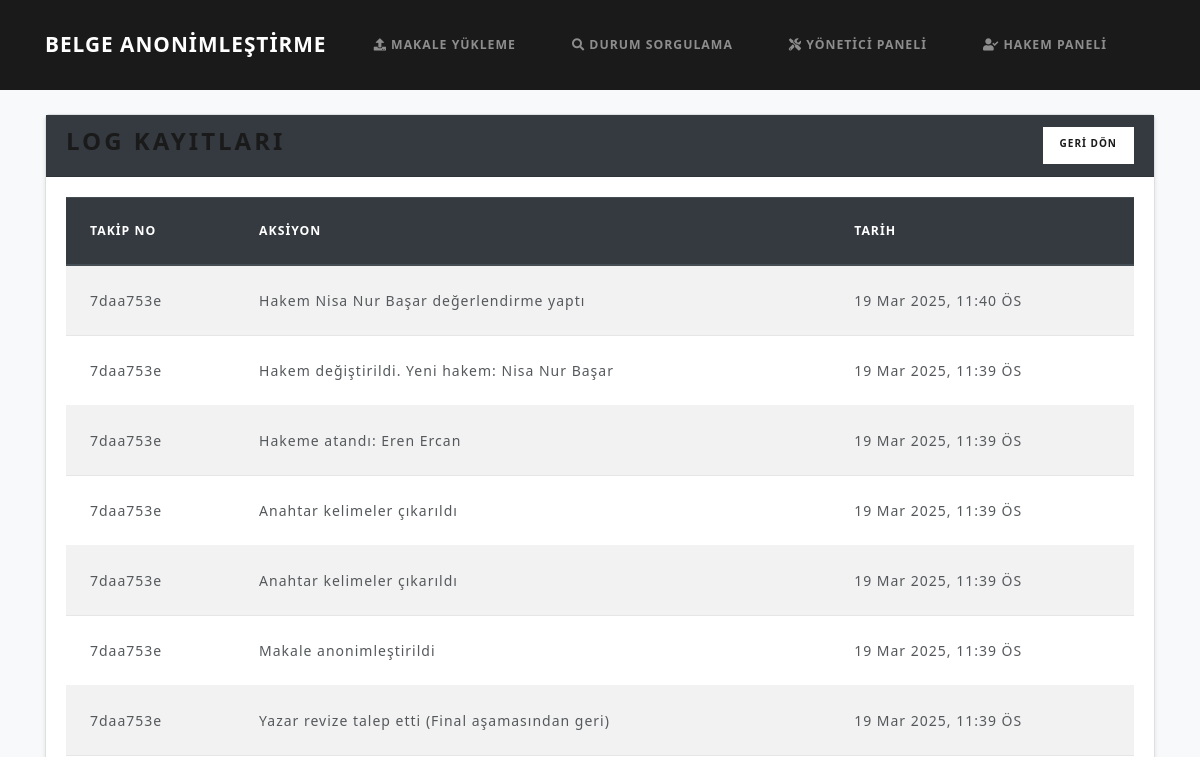
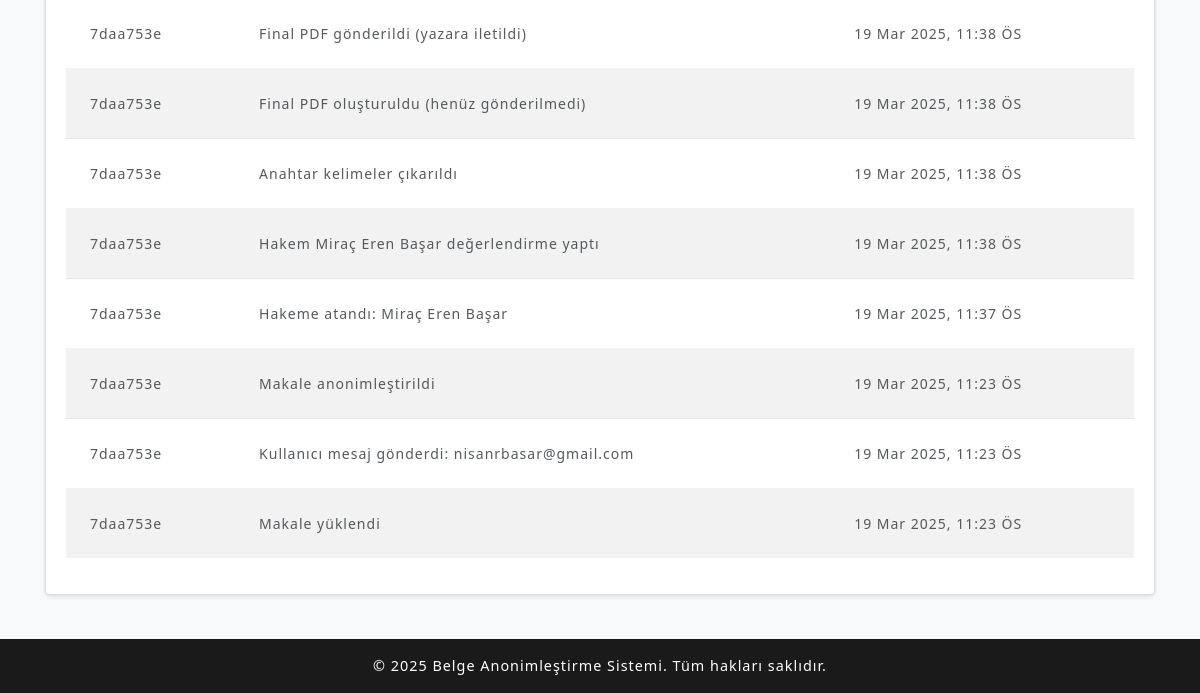
The app's page /makalesistemi/yonetici/logs/, older data (2 pictures, top to bottom).
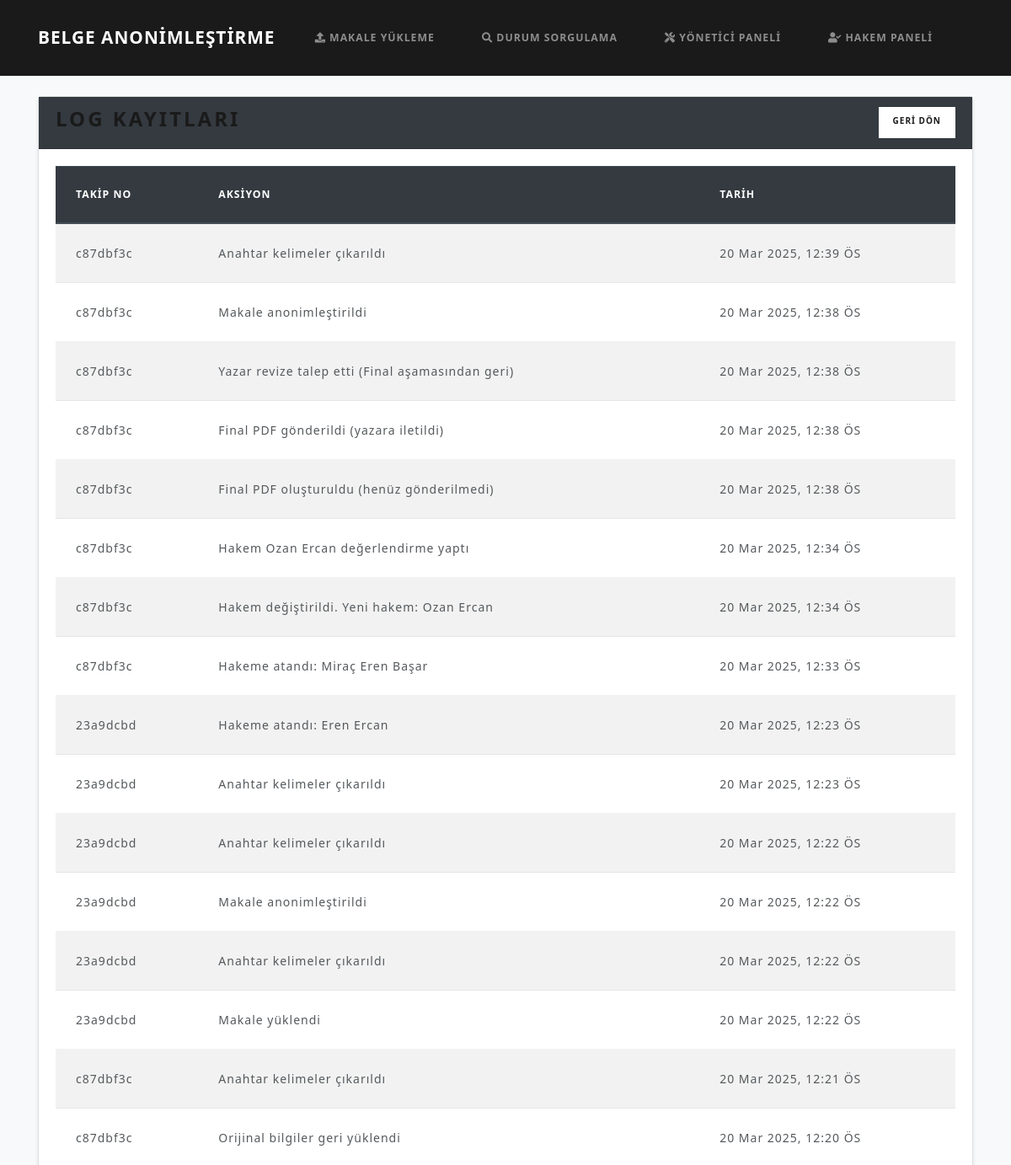
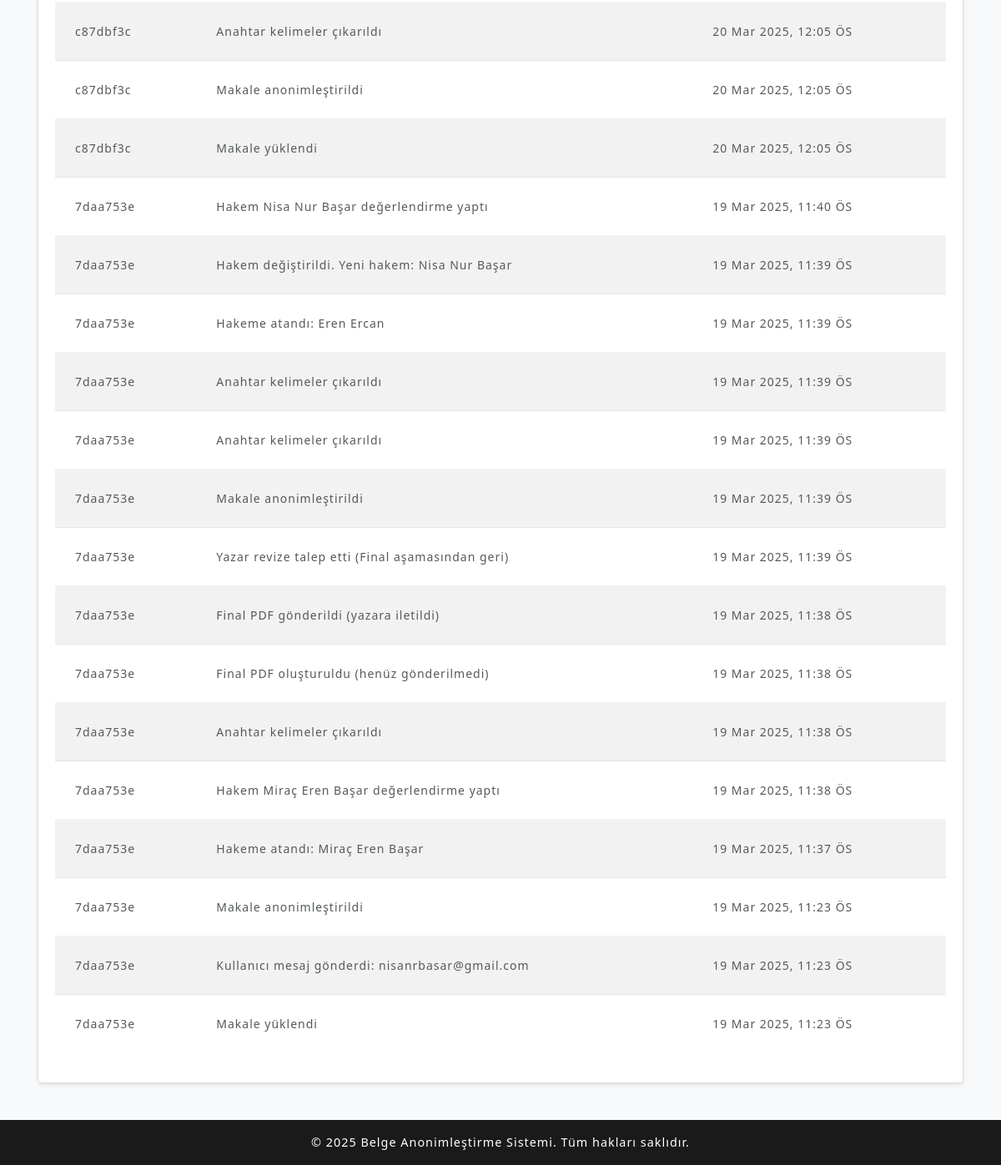
The same page, newer data (2 pictures, top to bottom).
### papers/models.py (models this page shows, shortened)
class Log(models.Model):
    submission = models.ForeignKey(Submission, on_delete=models.CASCADE)
    action = models.CharField(max_length=200)
    timestamp = models.DateTimeField(default=timezone.now)

class Submission(models.Model):
    tracking_number = models.CharField(max_length=50, unique=True)
    email_hash = models.CharField(max_length=64)
    encrypted_filename = models.TextField(null=True, blank=True)
    original_pdf = models.FileField(upload_to='uploads/')
    revised_pdf = models.FileField(upload_to='uploads/', null=True, blank=True)
    anonymized_pdf = models.FileField(upload_to='anonymized/', null=True, blank=True)
    final_pdf = models.FileField(upload_to='final/', null=True, blank=True)
    final_sent = models.BooleanField(default=False)  # Final PDF gönderildi mi?
    extracted_keywords = models.TextField(blank=True, null=True)
    subtopics = models.ManyToManyField(Subtopic, blank=True, related_name='submissions')
    status = models.CharField(max_length=50, choices=STATUS_CHOICES, default='Gönderildi')
    review = models.TextField(null=True, blank=True)
    reviewer = models.ForeignKey(Reviewer, null=True, blank=True, on_delete=models.SET_NULL)
    timestamp = models.DateTimeField(default=timezone.now)
    reviewed_pdf = models.FileField(upload_to='reviewed/', null=True, blank=True)  # Yeni alan
    anonymized_data = models.TextField(null=True, blank=True)
    restored = models.BooleanField(default=False)

### papers/views.py (the view)
# urls.py: path('makalesistemi/yonetici/logs/', views.editor_logs, name='editor_logs'),
def editor_logs(request):
    logs = Log.objects.all().order_by('-timestamp')
    return render(request, 'editor_logs.html', {'logs': logs})

### templates/editor_logs.html
{% extends 'base.html' %}
{% block content %}
<div class="card">
  <div class="card-header bg-dark text-white d-flex justify-content-between">
    <h3>Log Kayıtları</h3>
    <a href="{% url 'editor_dashboard' %}" class="btn btn-light btn-sm">GERİ DÖN</a>
  </div>
  <div class="card-body">
    {% if logs %}
    <div class="table-responsive">
      <table class="table table-striped">
        <thead class="thead-dark">
          <tr>
            <th>Takip No</th>
            <th>Aksiyon</th>
            <th>Tarih</th>
          </tr>
        </thead>
        <tbody>
          {% for log in logs %}
          <tr>
            <td>{{ log.submission.tracking_number }}</td>
            <td>{{ log.action }}</td>
            <td>{{ log.timestamp|date:"d M Y, g:i A" }}</td>
          </tr>
          {% endfor %}
        </tbody>
      </table>
    </div>
    {% else %}
    <p>Log kaydı bulunamadı.</p>
    {% endif %}
  </div>
</div>
{% endblock %}

Row changes from the older to the newer data that the page shows:
added Log: submission.tracking_number "c87dbf3c", action "Anahtar kelimeler çıkarıldı", timestamp "20 Mar 2025, 12:39 ÖS"
added Log: submission.tracking_number "c87dbf3c", action "Makale anonimleştirildi", timestamp "20 Mar 2025, 12:38 ÖS"
added Log: submission.tracking_number "c87dbf3c", action "Yazar revize talep etti (Final aşamasından geri)", timestamp "20 Mar 2025, 12:38 ÖS"
added Log: submission.tracking_number "c87dbf3c", action "Final PDF gönderildi (yazara iletildi)", timestamp "20 Mar 2025, 12:38 ÖS"
added Log: submission.tracking_number "c87dbf3c", action "Final PDF oluşturuldu (henüz gönderilmedi)", timestamp "20 Mar 2025, 12:38 ÖS"
added Log: submission.tracking_number "c87dbf3c", action "Hakem Ozan Ercan değerlendirme yaptı", timestamp "20 Mar 2025, 12:34 ÖS"
added Log: submission.tracking_number "c87dbf3c", action "Hakem değiştirildi. Yeni hakem: Ozan Ercan", timestamp "20 Mar 2025, 12:34 ÖS"
added Log: submission.tracking_number "c87dbf3c", action "Hakeme atandı: Miraç Eren Başar", timestamp "20 Mar 2025, 12:33 ÖS"
added Log: submission.tracking_number "23a9dcbd", action "Hakeme atandı: Eren Ercan", timestamp "20 Mar 2025, 12:23 ÖS"
added Log: submission.tracking_number "23a9dcbd", action "Anahtar kelimeler çıkarıldı", timestamp "20 Mar 2025, 12:23 ÖS"
added Log: submission.tracking_number "23a9dcbd", action "Anahtar kelimeler çıkarıldı", timestamp "20 Mar 2025, 12:22 ÖS"
added Log: submission.tracking_number "23a9dcbd", action "Makale anonimleştirildi", timestamp "20 Mar 2025, 12:22 ÖS"
added Log: submission.tracking_number "23a9dcbd", action "Anahtar kelimeler çıkarıldı", timestamp "20 Mar 2025, 12:22 ÖS"
added Log: submission.tracking_number "23a9dcbd", action "Makale yüklendi", timestamp "20 Mar 2025, 12:22 ÖS"
added Log: submission.tracking_number "c87dbf3c", action "Anahtar kelimeler çıkarıldı", timestamp "20 Mar 2025, 12:21 ÖS"
added Log: submission.tracking_number "c87dbf3c", action "Orijinal bilgiler geri yüklendi", timestamp "20 Mar 2025, 12:20 ÖS"
added Log: submission.tracking_number "c87dbf3c", action "Anahtar kelimeler çıkarıldı", timestamp "20 Mar 2025, 12:05 ÖS"
added Log: submission.tracking_number "c87dbf3c", action "Makale anonimleştirildi", timestamp "20 Mar 2025, 12:05 ÖS"
added Log: submission.tracking_number "c87dbf3c", action "Makale yüklendi", timestamp "20 Mar 2025, 12:05 ÖS"
